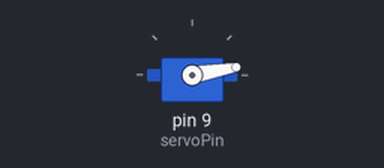
Bench run of a sketch on a simulated Arduino Nano, built with avr-gcc and run on an emulated ATmega328P. Shown: servo. The audio player accepts every command and is not drawn; what the sketch prints to the serial monitor is not drawn.

Above: at 3.85 s.
At 6.3 s:
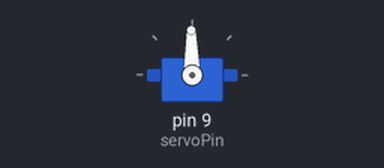
At 8.8 s:
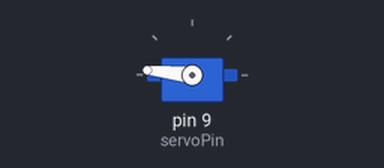
At 13.75 s:
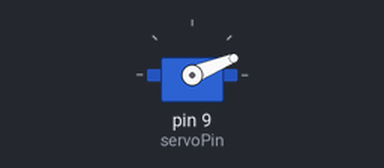
Timing chart, 0 to 17.2 s (numbered marks = the images above):
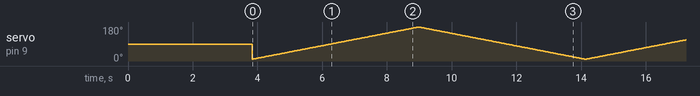

The sketch:

ServoMoteurDedale.ino
```cpp
#include <Servo.h>
#include <DFRobotDFPlayerMini.h>
#include <SoftwareSerial.h>

Servo myServo;

// Pin de signal pour le servo
const int servoPin = 9;  // Sur Arduino Nano, utiliser le pin D9 pour le servo
float pos;
// Délais pour ralentir la vitesse du servo (en millisecondes)
const int delayTime = 15;

// Pins pour le DFPlayer Mini (adaptés pour l'Arduino Nano)
const int rxPin = 10; // RX du DFPlayer connecté au pin D10 (TX de l'Arduino Nano)
const int txPin = 11; // TX du DFPlayer connecté au pin D11 (RX de l'Arduino Nano)

SoftwareSerial mySoftwareSerial(rxPin, txPin); // Crée un port série logiciel sur les pins D10 et D11
DFRobotDFPlayerMini myDFPlayer;

void setup() {
  delay (3000);
  myServo.attach(servoPin); // Attache le servo au pin D9
    delay(50);

  mySoftwareSerial.begin(9600); // Initialisation de la communication série avec le DFPlayer
    delay(50);
  Serial.begin(115200); // Pour debug
  delay(50);
  if (!myDFPlayer.begin(mySoftwareSerial)) {
    Serial.println("Impossible de démarrer le DFPlayer Mini. Vérifiez les connexions.");
    while(true);
  }
  Serial.println("DFPlayer Mini démarré avec succès.");

  delay(50);
  myDFPlayer.volume(30);  // Régle le volume (0~30)
  delay(50);
  myDFPlayer.loop(1);     // Lecture en boucle du premier fichier MP3
  delay(50);
}

void loop() {
  // Rotation de 0° à 90°
  if (pos < 10)
  {
    pos = 10;
  }

  if (pos > 180)
  {
    pos = 180;
  }

  for (pos = 10; pos <= 180; pos+= 0.5) {
    myServo.write(pos);
    delay(delayTime); // Contrôle la vitesse du mouvement
  }

  // Rotation de 90° à 0°
  for (pos = 180; pos >= 10; pos-= 0.5) {
    myServo.write(pos);
    delay(delayTime);
  }

  if (myDFPlayer.readState() == 0) {  // 0 signifie que le lecteur est arrêté
    myDFPlayer.play(1);               // Relance la première piste
  }

}
```
